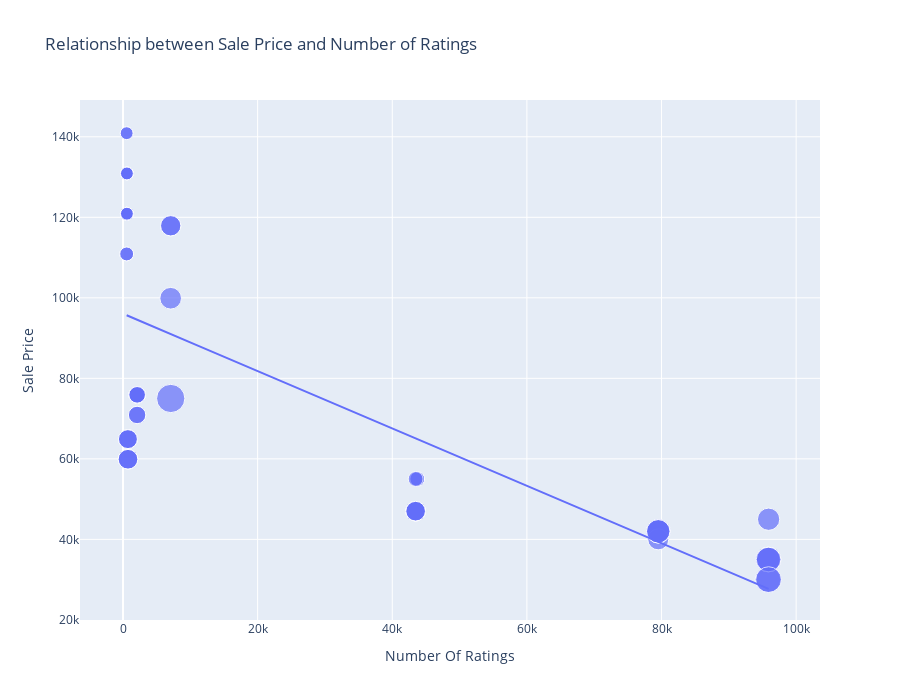

The cell this chart's notebook holds for it:
### Code cell
figure = px.scatter(data_frame= data,x= "Number Of Ratings",
                    y= "Sale Price",size= "Discount Percentage",trendline= "ols",
                    title= "Relationship between Sale Price and Number of Ratings")
figure.update_layout(width=900, height=700)
figure.show()

### Figure 1 — Plotly figure (JSON) as saved in the notebook; plotly's stock layout.template omitted (floating-point values rounded to 4 significant figures)
{"data": [{"hovertemplate": "Number Of Ratings=%{x}<br>Sale Price=%{y}<br>Discount Percentage=%{marker.size}<extra></extra>", "legendgroup": "", "marker": {"color": "#636efa", "size": [0, 0, 0, 0, 0, 0, 0, 0, 0, 20, 16, 20, 20, 20, 0, 0, 0, 0, 29, 15, 0, 15, 17, 18, 6, 6, 13, 6, 14, 10, 7, 6, 6, 13, 13, 10, 10, 6, 14, 6, 10, 6, 11, 11, 10, 14, 7, 6, 6, 6, 8, 8, 24, 22, 22, 22, 8, 24, 14, 14, 14, 14], "sizemode": "area", "sizeref": 0.0725, "symbol": "circle"}, "mode": "markers", "name": "", "orientation": "v", "showlegend": false, "type": "scatter", "x": [3431, 3431, 3431, 11202, 11202, 3431, 3431, 11202, 1454, 79512, 79512, 79582, 79512, 79512, 1078, 1078, 1078, 1078, 7088, 7088, 1078, 7088, 7081, 95909, 542, 580, 740, 545, 740, 2101, 545, 580, 580, 730, 730, 2101, 2101, 580, 740, 580, 2092, 545, 2101, 2092, 2101, 740, 545, 580, 580, 580, 43707, 43707, 95807, 95909, 95807, 95909, 43470, 95909, 43470, 43470, 43470, 43470], "xaxis": "x", "y": [49900, 84900, 84900, 77000, 77000, 49900, 49900, 77000, 89900, 41999, 39999, 41999, 41999, 41999, 131900, 117100, 131900, 117100, 74999, 117900, 117100, 117900, 99900, 44999, 140900, 130900, 64900, 120900, 59900, 75900, 110900, 130900, 120900, 64900, 64900, 75900, 75900, 120900, 59900, 120900, 75900, 140900, 70900, 70900, 75900, 59900, 110900, 120900, 130900, 130900, 54999, 54999, 29999, 34999, 34999, 34999, 54999, 29999, 46999, 46999, 46999, 46999], "yaxis": "y"}, {"hovertemplate": "<b>OLS trendline</b><br>Sale Price = -0.712783 * Number Of Ratings + 96054.8<br>R<sup>2</sup>=0.492139<br><br>Number Of Ratings=%{x}<br>Sale Price=%{y} <b>(trend)</b><extra></extra>", "legendgroup": "", "marker": {"color": "#636efa", "symbol": "circle"}, "mode": "lines", "name": "", "showlegend": false, "type": "scatter", "x": [542, 545, 545, 545, 545, 580, 580, 580, 580, 580, 580, 580, 580, 730, 730, 740, 740, 740, 740, 1078, 1078, 1078, 1078, 1078, 1454, 2092, 2092, 2101, 2101, 2101, 2101, 2101, 3431, 3431, 3431, 3431, 3431, 7081, 7088, 7088, 7088, 11202, 11202, 11202, 43470, 43470, 43470, 43470, 43470, 43707, 43707, 79512, 79512, 79512, 79512, 79582, 95807, 95807, 95909, 95909, 95909, 95909], "xaxis": "x", "y": [95670.0, 95670.0, 95670.0, 95670.0, 95670.0, 95640.0, 95640.0, 95640.0, 95640.0, 95640.0, 95640.0, 95640.0, 95640.0, 95530.0, 95530.0, 95530.0, 95530.0, 95530.0, 95530.0, 95290.0, 95290.0, 95290.0, 95290.0, 95290.0, 95020.0, 94560.0, 94560.0, 94560.0, 94560.0, 94560.0, 94560.0, 94560.0, 93610.0, 93610.0, 93610.0, 93610.0, 93610.0, 91010.0, 91000.0, 91000.0, 91000.0, 88070.0, 88070.0, 88070.0, 65070.0, 65070.0, 65070.0, 65070.0, 65070.0, 64900.0, 64900.0, 39380.0, 39380.0, 39380.0, 39380.0, 39330.0, 27770.0, 27770.0, 27690.0, 27690.0, 27690.0, 27690.0], "yaxis": "y"}], "layout": {"height": 700, "legend": {"itemsizing": "constant", "tracegroupgap": 0}, "title": {"text": "Relationship between Sale Price and Number of Ratings"}, "width": 900, "xaxis": {"anchor": "y", "autorange": true, "domain": [0, 1], "range": [-6389.0, 103500.0], "title": {"text": "Number Of Ratings"}, "type": "linear"}, "yaxis": {"anchor": "x", "autorange": true, "domain": [0, 1], "range": [19970.0, 149100.0], "title": {"text": "Sale Price"}, "type": "linear"}}}
